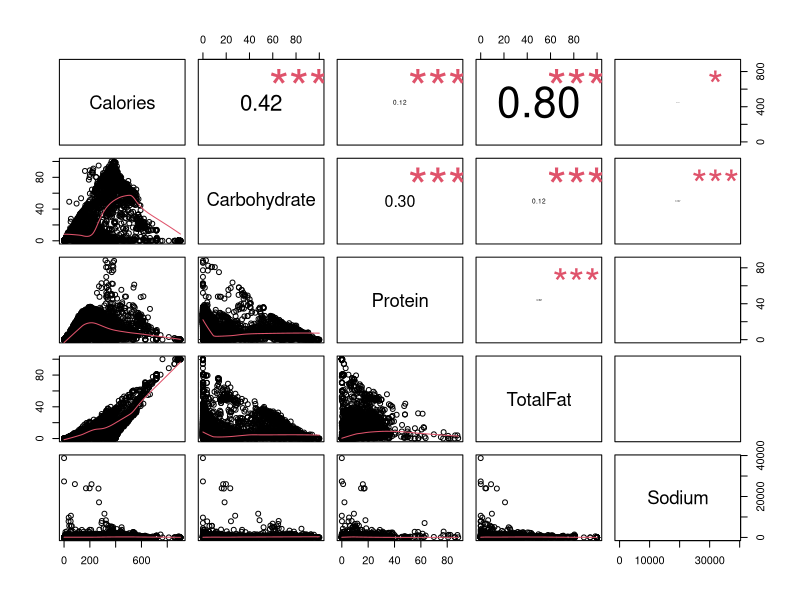

R code for this plot:
## ---- chunk 1
knitr::opts_chunk$set(echo = TRUE)
## ---- chunk 2
USDAclean = read.csv("USDA_Clean.csv")
#attach(USDA_Clean) ## Optional
# attch() function helps you to access USDA_Clean without the need of menioning it.
# For example, you can use Calories instead of USDA_Clean$Calories
#View(USDA_Clean)
# str(USDAclean)
## ---- chunk 3
panel.cor <- function(x, y, digits=2, prefix="", cex.cor) 
{
    usr <- par("usr"); on.exit(par(usr)) 
    par(usr = c(0, 1, 0, 1)) 
    r <- abs(cor(x, y)) 
    txt <- format(c(r, 0.123456789), digits=digits)[1] 
    txt <- paste(prefix, txt, sep="") 
    if(missing(cex.cor)) cex <- 0.8/strwidth(txt) 
 
    test <- cor.test(x,y) 
    # borrowed from printCoefmat
    Signif <- symnum(test$p.value, corr = FALSE, na = FALSE, 
                  cutpoints = c(0, 0.001, 0.01, 0.05, 0.1, 1),
                  symbols = c("***", "**", "*", ".", " ")) 
 
    text(0.5, 0.5, txt, cex = cex * r) 
    text(.8, .8, Signif, cex=cex, col=2) 
}
# Assign a value USDA_Selected_Featuers that represents
# "Calories","Carbohydrate","Protein","TotalFat", "Sodium" columns
###################################################
##### Complete code here and uncomment it
USDA_Selected_Featuers <- USDAclean[,c('Calories','Carbohydrate','Protein','TotalFat','Sodium')]
###################################################

#### Uncomment the following line when you assign USDA_Selected_Featuers to show the results
pairs(USDA_Selected_Featuers, lower.panel=panel.smooth, upper.panel=panel.cor)

# Explain what you can conclude from this visualization as a comment here
# Calories and TotalFat have the highest correlation: (0.8). Second is Calroies and Carbohydrate (0.42).

## ---- chunk 4
# Write your code here
food.lm <- lm(Calories ~ Carbohydrate + Protein + TotalFat + Sodium, data=USDA_Selected_Featuers)

for(attr in c('Carbohydrate','Protein','TotalFat','Sodium')){
  USDA_Selected_Featuers[,attr] <- as.factor(USDA_Selected_Featuers[,attr])
}

# Below is a shorthand (since we have already subsetted the dataframe): 
# food.lm <- lm(Calories ~ ., data=USDA_Selected_Featuers)
## ---- chunk 5
# Write your code here and explain answers as a comment
anova(food.lm)
# Sodium is least significant (has highest p-value)
## ---- chunk 6
# Write your code here and explain answers as a comment
summary(food.lm)
# I'm guessing that TotalFat has the highest predictive power because it has the largest co-efficient
## ---- chunk 7
predict(food.lm, data.frame(Protein=0.1,TotalFat=40,Carbohydrate=425,Sodium=430,Cholesterol=75),interval="prediction")
# Predicted Value: 1943.65
## ---- chunk 8
# Write your code here and explain answers as a comment

predict(food.lm, data.frame(Protein=0.1,TotalFat=40,Carbohydrate=425,Sodium=43430,Cholesterol=75),interval="prediction")
# Increasing the sodium from 430 to 43430 increases the predicted calories from 1943.65 to 1957.622
# This is because Sodium has the lowest coefficient in the model (0.0003 vs 3.736 for the next lowest, Carbohydrate)
## ---- chunk 9
# Write your Answer as a comment here

## ---- chunk 10
# Write your Answer as a comment here

## ---- chunk 11
# Write your code here

## ---- chunk 12
# Write your code here

## ---- chunk 13
# Write your code here and explain answers as a comment

## ---- chunk 14
# Write your code here and explain answers as a comment

## ---- chunk 15
# Explain answers as a comment here

## ---- chunk 16
# Write your code here and explain answers as a comment

